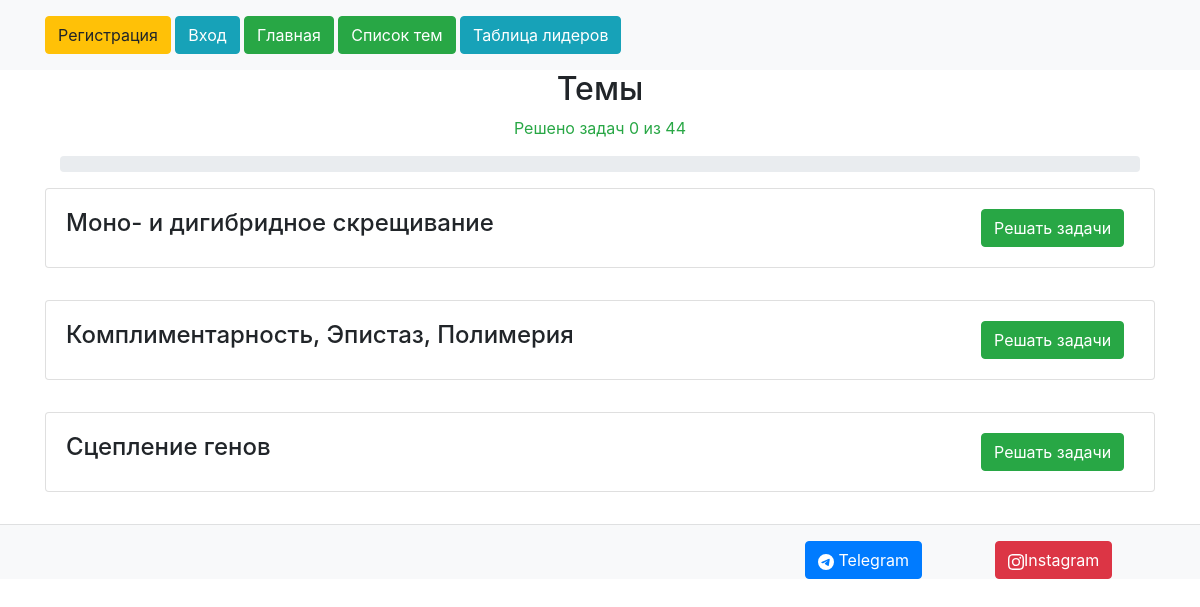
The app's page /problems/ with its own data.
### problems/models.py (models this page shows, shortened)
class Theme(models.Model):
    name = models.CharField(max_length=150)
    author = models.OneToOneField(User, on_delete=models.CASCADE)

### problems/views.py (the view)
# urls.py: path('', views.ThemeListView, name='theme-list'),
def ThemeListView(request):
    themes = Theme.objects.all()
    pro = Problem.objects.all()
    number = pro.count()
    solved = 0
    user_solver = 0
    logino = 0
    if request.user.is_authenticated:
        logino=123
        user_solver = str(request.user.id)
        solved = len([x for x in pro if user_solver in x.user_solver.split(',')])
    data = {'themes': themes,
            'usero': user_solver,
            'number': number,
            'solved': solved,
            'progress': int(solved / number * 100),
            'logino': logino}
    return render(request, 'problems/theme_list.html', data)

### problems/templates/problems/theme_list.html (shortened to what this page needs)
{% extends 'main/layout.html' %}
{% block body %}
<div class="container">
    <div class="container text-center">
      <h2>Темы</h2>
        <p class="text text-success">Решено задач {{ solved }} из {{ number }}</p>
      <div class="progress">
      </div>
    </div>
{% for article in themes %}
    <div class="py-3">
      <div class="card">
        <div class="card-body">
            <div class="row d-flex justify-content-between">
                  <div class="col-10"><h4>{{ article.name }}</h4></div>
                  <div class="col-2"><a href="{% url 'theme' article.id %}" class="btn btn-success">Решать задачи</a></div>
            </div>
        </div>
      </div>
    </div>
{% empty %}
    <h4>No articles yet.</h4>
{% endfor %}
</div>
{% endblock %}

### main/templates/main/layout.html (shortened to what this page needs)
<!doctype html>
<html lang="en">
<head>
    <link rel="stylesheet" href="https://cdn.jsdelivr.net/npm/bootstrap@4.6.0/dist/css/bootstrap.min.css">
</head>
<body>
<div class="bg-light">
    <div class="container py-3">
        {% if logino > 0 %}
        <a href="{% url 'profile' user.id %}" class="btn btn-info">Профиль</a>
        <a href="{% url 'logout' %}" class="btn btn-warning">Выйти</a>
        {% else %}
        <a href="{% url 'signup' %}" class="btn btn-warning">Регистрация</a>
        <a href="{% url 'login' %}" class="btn btn-info">Вход</a>
        {% endif %}
        <a href="{% url 'home' %}" class="btn btn-success">Главная</a>
        <a href="{% url 'theme-list' %}" class="btn btn-success">Список тем</a>
        <a href="{% url 'leaders' %}" class="btn btn-info"> Таблица лидеров </a>
    </div>
</div>
{% block body %}
{% endblock %}
</body>
<footer class="bg-light">
    <hr>
    <div class="container">
            <div class="row d-flex justify-content-end">
                <div class="col-sm-6 col-md-2">
                <a href="https://t.me/Khondamir_R_Rustamov" class="btn btn-primary"> Telegram</a>
                </div>
                <div class="col-sm-6 col-md-2">
                <a href="https://t.me/Khondamir_R_Rustamov" class="btn btn-danger">Instagram</a>
                    </div>
            </div>
    </div>
</footer>
</html>

### records on screen
Theme: name "Моно- и дигибридное скрещивание"
Theme: name "Комплиментарность, Эпистаз, Полимерия"
Theme: name "Сцепление генов"

### other values on screen
{{ solved }} "0"
{{ number }} "44"
